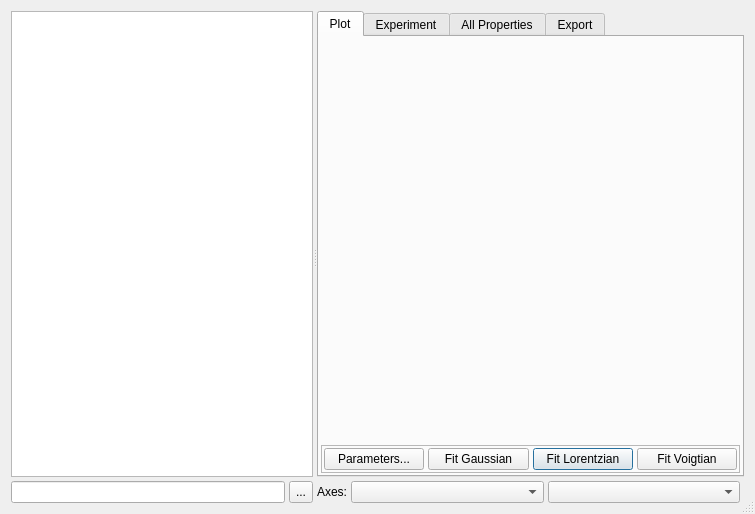
<?xml version="1.0" encoding="UTF-8"?>
<ui version="4.0">
 <class>ScanViewerDlg</class>
 <widget class="QDialog" name="ScanViewerDlg">
  <property name="geometry">
   <rect>
    <x>0</x>
    <y>0</y>
    <width>755</width>
    <height>514</height>
   </rect>
  </property>
  <property name="windowTitle">
   <string>Scan Viewer</string>
  </property>
  <property name="sizeGripEnabled">
   <bool>true</bool>
  </property>
  <layout class="QGridLayout" name="gridLayout_3">
   <item row="0" column="0">
    <widget class="QSplitter" name="splitter">
     <property name="sizePolicy">
      <sizepolicy hsizetype="Preferred" vsizetype="Preferred">
       <horstretch>0</horstretch>
       <verstretch>0</verstretch>
      </sizepolicy>
     </property>
     <property name="orientation">
      <enum>Qt::Horizontal</enum>
     </property>
     <widget class="QWidget" name="layoutWidget">
      <layout class="QGridLayout" name="gridLayout">
       <property name="spacing">
        <number>4</number>
       </property>
       <item row="1" column="0">
        <widget class="QLineEdit" name="editPath">
         <property name="sizePolicy">
          <sizepolicy hsizetype="Expanding" vsizetype="Fixed">
           <horstretch>1</horstretch>
           <verstretch>0</verstretch>
          </sizepolicy>
         </property>
        </widget>
       </item>
       <item row="1" column="1">
        <widget class="QToolButton" name="btnBrowse">
         <property name="sizePolicy">
          <sizepolicy hsizetype="Fixed" vsizetype="Preferred">
           <horstretch>1</horstretch>
           <verstretch>0</verstretch>
          </sizepolicy>
         </property>
         <property name="text">
          <string>...</string>
         </property>
        </widget>
       </item>
       <item row="0" column="0" colspan="2">
        <widget class="QListWidget" name="listFiles">
         <property name="sizePolicy">
          <sizepolicy hsizetype="Expanding" vsizetype="Expanding">
           <horstretch>2</horstretch>
           <verstretch>1</verstretch>
          </sizepolicy>
         </property>
         <property name="showDropIndicator" stdset="0">
          <bool>false</bool>
         </property>
         <property name="alternatingRowColors">
          <bool>true</bool>
         </property>
        </widget>
       </item>
      </layout>
     </widget>
     <widget class="QWidget" name="layoutWidget_2">
      <layout class="QGridLayout" name="gridLayout_2">
       <property name="sizeConstraint">
        <enum>QLayout::SetDefaultConstraint</enum>
       </property>
       <property name="spacing">
        <number>4</number>
       </property>
       <item row="1" column="0">
        <widget class="QLabel" name="label">
         <property name="sizePolicy">
          <sizepolicy hsizetype="Fixed" vsizetype="Preferred">
           <horstretch>0</horstretch>
           <verstretch>0</verstretch>
          </sizepolicy>
         </property>
         <property name="text">
          <string>Axes:</string>
         </property>
        </widget>
       </item>
       <item row="1" column="2">
        <widget class="QComboBox" name="comboY">
         <property name="sizePolicy">
          <sizepolicy hsizetype="Preferred" vsizetype="Fixed">
           <horstretch>1</horstretch>
           <verstretch>0</verstretch>
          </sizepolicy>
         </property>
        </widget>
       </item>
       <item row="0" column="0" colspan="4">
        <widget class="QTabWidget" name="tabWidget">
         <property name="currentIndex">
          <number>0</number>
         </property>
         <widget class="QWidget" name="tab_3">
          <attribute name="title">
           <string>Plot</string>
          </attribute>
          <layout class="QGridLayout" name="gridLayout_5">
           <property name="margin">
            <number>2</number>
           </property>
           <property name="spacing">
            <number>4</number>
           </property>
           <item row="0" column="0">
            <widget class="QwtPlot" name="plot">
             <property name="sizePolicy">
              <sizepolicy hsizetype="Expanding" vsizetype="Expanding">
               <horstretch>4</horstretch>
               <verstretch>1</verstretch>
              </sizepolicy>
             </property>
            </widget>
           </item>
           <item row="1" column="0">
            <widget class="QFrame" name="frame">
             <property name="frameShape">
              <enum>QFrame::StyledPanel</enum>
             </property>
             <property name="frameShadow">
              <enum>QFrame::Raised</enum>
             </property>
             <layout class="QGridLayout" name="gridLayout_11">
              <property name="margin">
               <number>2</number>
              </property>
              <property name="spacing">
               <number>4</number>
              </property>
              <item row="0" column="2">
               <widget class="QPushButton" name="btnLorentz">
                <property name="text">
                 <string>Fit Lorentzian</string>
                </property>
               </widget>
              </item>
              <item row="0" column="3">
               <widget class="QPushButton" name="btnVoigt">
                <property name="text">
                 <string>Fit Voigtian</string>
                </property>
                <property name="flat">
                 <bool>false</bool>
                </property>
               </widget>
              </item>
              <item row="0" column="1">
               <widget class="QPushButton" name="btnGauss">
                <property name="sizePolicy">
                 <sizepolicy hsizetype="Minimum" vsizetype="Fixed">
                  <horstretch>0</horstretch>
                  <verstretch>0</verstretch>
                 </sizepolicy>
                </property>
                <property name="text">
                 <string>Fit Gaussian</string>
                </property>
               </widget>
              </item>
              <item row="0" column="0">
               <widget class="QPushButton" name="btnParam">
                <property name="text">
                 <string>Parameters...</string>
                </property>
               </widget>
              </item>
             </layout>
            </widget>
           </item>
          </layout>
         </widget>
         <widget class="QWidget" name="tab">
          <attribute name="title">
           <string>Experiment</string>
          </attribute>
          <layout class="QGridLayout" name="gridLayout_7">
           <property name="margin">
            <number>2</number>
           </property>
           <property name="spacing">
            <number>4</number>
           </property>
           <item row="3" column="0">
            <spacer name="verticalSpacer">
             <property name="orientation">
              <enum>Qt::Vertical</enum>
             </property>
             <property name="sizeType">
              <enum>QSizePolicy::Expanding</enum>
             </property>
             <property name="sizeHint" stdset="0">
              <size>
               <width>20</width>
               <height>40</height>
              </size>
             </property>
            </spacer>
           </item>
           <item row="2" column="0">
            <widget class="QGroupBox" name="groupBox_2">
             <property name="title">
              <string>Scattering Plane</string>
             </property>
             <layout class="QGridLayout" name="gridLayout_8">
              <property name="margin">
               <number>4</number>
              </property>
              <property name="spacing">
               <number>2</number>
              </property>
              <item row="0" column="0">
               <widget class="QLabel" name="label_8">
                <property name="text">
                 <string>x:</string>
                </property>
               </widget>
              </item>
              <item row="0" column="1">
               <widget class="QLineEdit" name="editPlaneX0">
                <property name="readOnly">
                 <bool>true</bool>
                </property>
               </widget>
              </item>
              <item row="0" column="2">
               <widget class="QLineEdit" name="editPlaneX1">
                <property name="readOnly">
                 <bool>true</bool>
                </property>
               </widget>
              </item>
              <item row="0" column="3">
               <widget class="QLineEdit" name="editPlaneX2">
                <property name="readOnly">
                 <bool>true</bool>
                </property>
               </widget>
              </item>
              <item row="1" column="0">
               <widget class="QLabel" name="label_9">
                <property name="text">
                 <string>y:</string>
                </property>
               </widget>
              </item>
              <item row="1" column="1">
               <widget class="QLineEdit" name="editPlaneY0">
                <property name="readOnly">
                 <bool>true</bool>
                </property>
               </widget>
              </item>
              <item row="1" column="2">
               <widget class="QLineEdit" name="editPlaneY1">
                <property name="readOnly">
                 <bool>true</bool>
                </property>
               </widget>
              </item>
              <item row="1" column="3">
               <widget class="QLineEdit" name="editPlaneY2">
                <property name="readOnly">
                 <bool>true</bool>
                </property>
               </widget>
              </item>
             </layout>
            </widget>
           </item>
           <item row="0" column="0">
            <widget class="QGroupBox" name="groupBox_3">
             <property name="title">
              <string>Experiment</string>
             </property>
             <layout class="QGridLayout" name="gridLayout_9">
              <property name="margin">
               <number>4</number>
              </property>
              <property name="spacing">
               <number>2</number>
              </property>
              <item row="1" column="1">
               <widget class="QLineEdit" name="editUser">
                <property name="readOnly">
                 <bool>true</bool>
                </property>
               </widget>
              </item>
              <item row="1" column="3">
               <widget class="QLabel" name="label_12">
                <property name="text">
                 <string>Contact:</string>
                </property>
               </widget>
              </item>
              <item row="1" column="0">
               <widget class="QLabel" name="label_11">
                <property name="text">
                 <string>User:</string>
                </property>
               </widget>
              </item>
              <item row="2" column="1">
               <widget class="QLineEdit" name="editKfix">
                <property name="readOnly">
                 <bool>true</bool>
                </property>
               </widget>
              </item>
              <item row="1" column="2">
               <spacer name="horizontalSpacer_2">
                <property name="orientation">
                 <enum>Qt::Horizontal</enum>
                </property>
                <property name="sizeType">
                 <enum>QSizePolicy::Minimum</enum>
                </property>
                <property name="sizeHint" stdset="0">
                 <size>
                  <width>16</width>
                  <height>20</height>
                 </size>
                </property>
               </spacer>
              </item>
              <item row="1" column="4">
               <widget class="QLineEdit" name="editContact">
                <property name="readOnly">
                 <bool>true</bool>
                </property>
               </widget>
              </item>
              <item row="2" column="0">
               <widget class="QLabel" name="labelKfix">
                <property name="text">
                 <string>kfix (1/Å):</string>
                </property>
               </widget>
              </item>
              <item row="0" column="0">
               <widget class="QLabel" name="label_10">
                <property name="text">
                 <string>Title:</string>
                </property>
               </widget>
              </item>
              <item row="0" column="3">
               <widget class="QLabel" name="label_13">
                <property name="text">
                 <string>Sample:</string>
                </property>
               </widget>
              </item>
              <item row="0" column="1">
               <widget class="QLineEdit" name="editTitle">
                <property name="readOnly">
                 <bool>true</bool>
                </property>
               </widget>
              </item>
              <item row="0" column="4">
               <widget class="QLineEdit" name="editSample">
                <property name="readOnly">
                 <bool>true</bool>
                </property>
               </widget>
              </item>
              <item row="2" column="4">
               <widget class="QLineEdit" name="editTimestamp">
                <property name="readOnly">
                 <bool>true</bool>
                </property>
               </widget>
              </item>
              <item row="2" column="3">
               <widget class="QLabel" name="label_15">
                <property name="text">
                 <string>Date:</string>
                </property>
               </widget>
              </item>
             </layout>
            </widget>
           </item>
           <item row="1" column="0">
            <widget class="QGroupBox" name="groupBox">
             <property name="title">
              <string>Sample</string>
             </property>
             <property name="flat">
              <bool>false</bool>
             </property>
             <layout class="QGridLayout" name="gridLayout_6">
              <property name="margin">
               <number>4</number>
              </property>
              <property name="spacing">
               <number>2</number>
              </property>
              <item row="2" column="0">
               <widget class="QLabel" name="label_4">
                <property name="text">
                 <string>c (Å):</string>
                </property>
               </widget>
              </item>
              <item row="1" column="0">
               <widget class="QLabel" name="label_3">
                <property name="text">
                 <string>b (Å):</string>
                </property>
               </widget>
              </item>
              <item row="2" column="1">
               <widget class="QLineEdit" name="editC">
                <property name="readOnly">
                 <bool>true</bool>
                </property>
               </widget>
              </item>
              <item row="0" column="0">
               <widget class="QLabel" name="label_2">
                <property name="text">
                 <string>a (Å):</string>
                </property>
               </widget>
              </item>
              <item row="0" column="1">
               <widget class="QLineEdit" name="editA">
                <property name="readOnly">
                 <bool>true</bool>
                </property>
               </widget>
              </item>
              <item row="1" column="4">
               <widget class="QLineEdit" name="editBeta">
                <property name="readOnly">
                 <bool>true</bool>
                </property>
               </widget>
              </item>
              <item row="2" column="3">
               <widget class="QLabel" name="label_7">
                <property name="text">
                 <string>γ (deg):</string>
                </property>
               </widget>
              </item>
              <item row="0" column="3">
               <widget class="QLabel" name="label_5">
                <property name="text">
                 <string>α (deg):</string>
                </property>
               </widget>
              </item>
              <item row="0" column="4">
               <widget class="QLineEdit" name="editAlpha">
                <property name="readOnly">
                 <bool>true</bool>
                </property>
               </widget>
              </item>
              <item row="1" column="1">
               <widget class="QLineEdit" name="editB">
                <property name="readOnly">
                 <bool>true</bool>
                </property>
               </widget>
              </item>
              <item row="1" column="3">
               <widget class="QLabel" name="label_6">
                <property name="text">
                 <string>β (deg):</string>
                </property>
               </widget>
              </item>
              <item row="2" column="4">
               <widget class="QLineEdit" name="editGamma">
                <property name="readOnly">
                 <bool>true</bool>
                </property>
               </widget>
              </item>
              <item row="1" column="2">
               <spacer name="horizontalSpacer">
                <property name="orientation">
                 <enum>Qt::Horizontal</enum>
                </property>
                <property name="sizeType">
                 <enum>QSizePolicy::Minimum</enum>
                </property>
                <property name="sizeHint" stdset="0">
                 <size>
                  <width>16</width>
                  <height>20</height>
                 </size>
                </property>
               </spacer>
              </item>
             </layout>
            </widget>
           </item>
          </layout>
         </widget>
         <widget class="QWidget" name="tab_4">
          <attribute name="title">
           <string>All Properties</string>
          </attribute>
          <layout class="QGridLayout" name="gridLayout_4">
           <property name="margin">
            <number>2</number>
           </property>
           <property name="spacing">
            <number>4</number>
           </property>
           <item row="1" column="0">
            <widget class="QLabel" name="label_16">
             <property name="text">
              <string>Search:</string>
             </property>
            </widget>
           </item>
           <item row="1" column="1">
            <widget class="QLineEdit" name="editSearch"/>
           </item>
           <item row="0" column="0" colspan="2">
            <widget class="QTableWidget" name="tableProps">
             <property name="alternatingRowColors">
              <bool>true</bool>
             </property>
             <property name="selectionMode">
              <enum>QAbstractItemView::SingleSelection</enum>
             </property>
             <property name="selectionBehavior">
              <enum>QAbstractItemView::SelectRows</enum>
             </property>
             <property name="sortingEnabled">
              <bool>true</bool>
             </property>
             <attribute name="horizontalHeaderShowSortIndicator" stdset="0">
              <bool>true</bool>
             </attribute>
            </widget>
           </item>
          </layout>
         </widget>
         <widget class="QWidget" name="tab_2">
          <attribute name="title">
           <string>Export</string>
          </attribute>
          <layout class="QGridLayout" name="gridLayout_10">
           <property name="margin">
            <number>2</number>
           </property>
           <property name="spacing">
            <number>4</number>
           </property>
           <item row="0" column="0">
            <widget class="QLabel" name="label_14">
             <property name="text">
              <string>Export Data to Language:</string>
             </property>
            </widget>
           </item>
           <item row="0" column="1">
            <widget class="QComboBox" name="comboExport">
             <item>
              <property name="text">
               <string>C++ / Root</string>
              </property>
             </item>
             <item>
              <property name="text">
               <string>Gnuplot</string>
              </property>
             </item>
             <item>
              <property name="text">
               <string>Python</string>
              </property>
             </item>
             <item>
              <property name="text">
               <string>Hermelin</string>
              </property>
             </item>
            </widget>
           </item>
           <item row="1" column="0" colspan="2">
            <widget class="QTextEdit" name="textRoot">
             <property name="undoRedoEnabled">
              <bool>false</bool>
             </property>
             <property name="lineWrapMode">
              <enum>QTextEdit::NoWrap</enum>
             </property>
             <property name="readOnly">
              <bool>true</bool>
             </property>
             <property name="acceptRichText">
              <bool>false</bool>
             </property>
            </widget>
           </item>
          </layout>
         </widget>
        </widget>
       </item>
       <item row="1" column="1">
        <widget class="QComboBox" name="comboX">
         <property name="sizePolicy">
          <sizepolicy hsizetype="Preferred" vsizetype="Fixed">
           <horstretch>1</horstretch>
           <verstretch>0</verstretch>
          </sizepolicy>
         </property>
        </widget>
       </item>
      </layout>
     </widget>
    </widget>
   </item>
  </layout>
 </widget>
 <customwidgets>
  <customwidget>
   <class>QwtPlot</class>
   <extends>QFrame</extends>
   <header>qwt_plot.h</header>
  </customwidget>
 </customwidgets>
 <tabstops>
  <tabstop>listFiles</tabstop>
  <tabstop>tabWidget</tabstop>
  <tabstop>editPath</tabstop>
  <tabstop>btnBrowse</tabstop>
  <tabstop>btnParam</tabstop>
  <tabstop>btnGauss</tabstop>
  <tabstop>btnLorentz</tabstop>
  <tabstop>btnVoigt</tabstop>
  <tabstop>comboX</tabstop>
  <tabstop>comboY</tabstop>
  <tabstop>editTitle</tabstop>
  <tabstop>editUser</tabstop>
  <tabstop>editKfix</tabstop>
  <tabstop>editSample</tabstop>
  <tabstop>editContact</tabstop>
  <tabstop>editTimestamp</tabstop>
  <tabstop>editA</tabstop>
  <tabstop>editB</tabstop>
  <tabstop>editC</tabstop>
  <tabstop>editAlpha</tabstop>
  <tabstop>editBeta</tabstop>
  <tabstop>editGamma</tabstop>
  <tabstop>editPlaneX0</tabstop>
  <tabstop>editPlaneX1</tabstop>
  <tabstop>editPlaneX2</tabstop>
  <tabstop>editPlaneY0</tabstop>
  <tabstop>editPlaneY1</tabstop>
  <tabstop>editPlaneY2</tabstop>
  <tabstop>tableProps</tabstop>
  <tabstop>editSearch</tabstop>
  <tabstop>comboExport</tabstop>
  <tabstop>textRoot</tabstop>
 </tabstops>
 <resources/>
 <connections/>
</ui>
